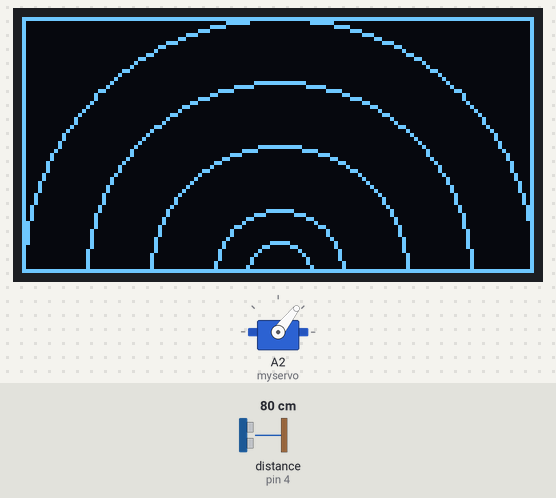
A sketch run on a simulated Arduino Uno, built with avr-gcc and run on an emulated ATmega328P. Shown: 128×64 one-colour display, servo. The test bench sets the inputs (shaded band); at power-on: distance to the obstacle (sensor on pin 4) 80 cm. The echo pulse lasts 58.3 µs per cm; what the sketch prints to the serial monitor is not drawn.

Above: at 3.2 s.
3.3 s: distance to the obstacle (sensor on pin 4) set to 11 cm
5.8 s: distance to the obstacle (sensor on pin 4) set to 8 cm
At 6.8 s:
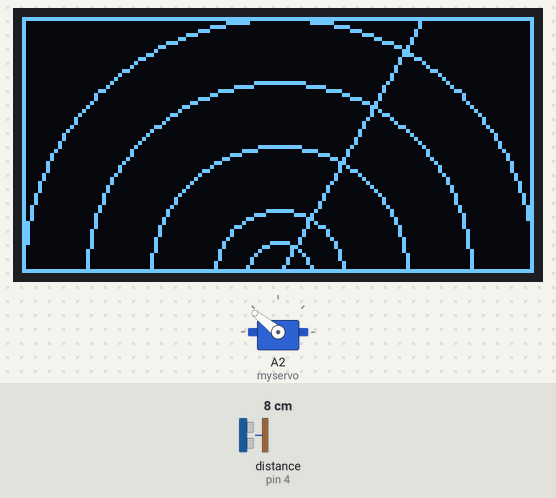
7.5 s: distance to the obstacle (sensor on pin 4) set to 18 cm
At 7.94 s:
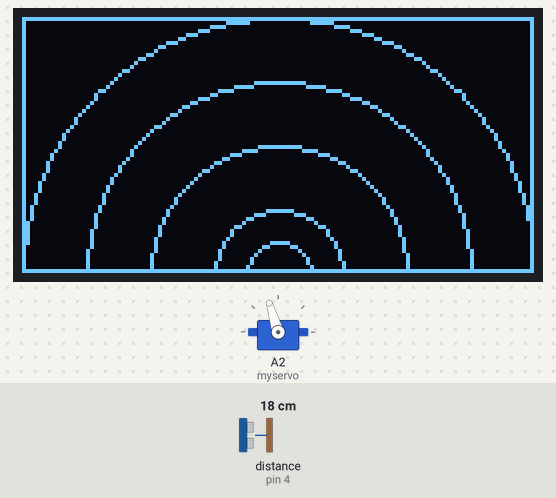
10.2 s: distance to the obstacle (sensor on pin 4) set to 2 cm
At 15.84 s:
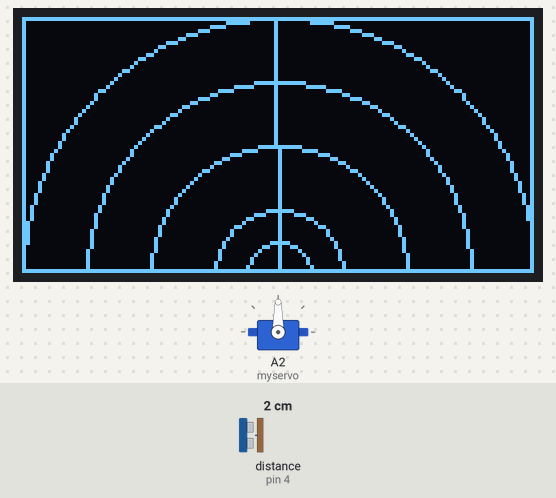
Timing chart, 0 to 24.9 s (numbered marks = the images above; inputs shaded):
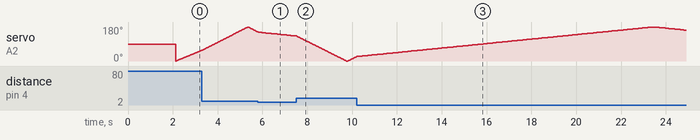

Measured:
- the behaviour switches between 10 and 9 cm on distance to the obstacle (sensor on pin 4) (found by bisection; images 0 and 1)
- after the input at 5.8 s, the display: first changes at once (image 1 shows a later state)
- after the input at 10.2 s, the display: first changes at once (image 3 shows a later state)
- by itself, servo on A2 (myservo): rises from 23° to 180° in 13.2 s, then falls to 164° in 1.4 s

The sketch:

arduinar.ino
```cpp
/*
 * Arduinar Targeting System
 *
 * learnelectronics
 * 27 MAR 2017
 *
 * www.youtube.com/c/learnelectronics
 * arduino0169@gmail.com
 */


//-----------------------------------------------------------------------------------------
//                                    LIBRARIES
//-----------------------------------------------------------------------------------------


#include <SPI.h>                                                          //serial lib for oled
#include <Wire.h>                                                         //I2C ??
#include <Adafruit_GFX.h>                                                 //grafix library for oled
#include <Adafruit_SH1106.h>                                              //oled driver
#include <Servo.h>                                                        //servo driver
#include <NewPing.h>                                                      //sonar driver


//-----------------------------------------------------------------------------------------
//                                    DEFINES
//-----------------------------------------------------------------------------------------
#define OLED_MOSI      9                                                  //oled Din digital pin 9
#define OLED_CLK      10                                                  //oled CLK digital pin 10
#define OLED_DC       11                                                  //oled DC digital pin 11
#define OLED_CS       12                                                  //oled CD digital pin 12
#define OLED_RESET    13                                                  //oled reset digital pin 13
#define TRIGGER_PIN    5                                                  //sonar trigger digital pin 5
#define ECHO_PIN       4                                                  //sonar echo digital pin 5
#define MAX_DISTANCE  200                                                 //sonar max distance in cm

//-----------------------------------------------------------------------------------------
//                                    LIBRARY CALLS
//-----------------------------------------------------------------------------------------
Adafruit_SH1106 display(OLED_MOSI, OLED_CLK, OLED_DC, OLED_RESET, OLED_CS); //set up oled soft spi
Servo myservo;                                                              //set up servo
NewPing sonar(TRIGGER_PIN, ECHO_PIN, MAX_DISTANCE);                         //set up sonar

//-----------------------------------------------------------------------------------------
//                                    VARIABLES
//-----------------------------------------------------------------------------------------
int pos = 0;                                                                //servo pos in degrees


//-----------------------------------------------------------------------------------------
//                                    SETUP
//-----------------------------------------------------------------------------------------
void setup()   {
  Serial.begin(9600);                                                       //serial comms


  display.begin(SH1106_SWITCHCAPVCC);                                       //oled start

  display.display();                                                        //splash screen stuff
  display.clearDisplay();
  display.setCursor(0,0);
  display.setTextSize(2);
  display.setTextColor(WHITE);
  display.println(" Arduinar");
  display.setTextSize(1);
  display.println("  SONAR Targeting &");
  display.println("  Tracking System");
  display.display();
  delay(2000);
  myservo.attach(A2);                                                       //attach servo to A2

}


//-----------------------------------------------------------------------------------------
//                                    MAIN LOOP
//-----------------------------------------------------------------------------------------
void loop() {

byte echo = 0;                                                            //variable to store echo cm
display.clearDisplay();                                                   //clear display


display.drawRect(0, 0, 128, 64, WHITE);                                   //draw screen layout
display.drawCircle(64, 64, 64, WHITE);
display.drawCircle(64, 64, 48, WHITE);
display.drawCircle(64, 64, 32, WHITE);
display.drawCircle(64, 64, 16, WHITE);
display.drawCircle(64, 64, 8, WHITE);

display.display();                                                        //show layout


  for (pos = 0; pos <= 180; pos += 1) {                                   //sweep right
    // in steps of 1 degree
    myservo.write(pos);                                                   //move servo to "pos" degrees
    echo = sonar.ping_cm();                                               //send & receive sonar
    Serial.println(echo);                                                 //print for debuging
    if(echo>0 && echo<10){                                                //if echo is in range
          int l =map(pos,0,180,0,128);                                    //map degrees to screen width
          display.drawLine(64, 64, l, 0, WHITE);                          //draw line from btm ctr to mapped point
          display.display();                                              //show line
          display.drawLine(64, 64, l, 0, BLACK);                          //clear line
          display.drawRect(0, 0, 128, 64, WHITE);                         //redraw screen layout
          display.drawCircle(64, 64, 64, WHITE);
          display.drawCircle(64, 64, 48, WHITE);
          display.drawCircle(64, 64, 32, WHITE);
          display.drawCircle(64, 64, 16, WHITE);
          display.drawCircle(64, 64, 8, WHITE);
          display.display();                                              //show redrawn layout
    }
        delay(15);                                                        //wait
  }
  for (pos = 180; pos >= 0; pos -= 1) {                                   //sweep left
    myservo.write(pos);
    echo = sonar.ping_cm();
    Serial.println(echo);
    if(echo>0 && echo<10){
          int l =map(pos,0,180,0,128);
          display.drawLine(64, 64, l, 0, WHITE);
          display.display();
          display.drawLine(64, 64, l, 0, BLACK);
          display.drawRect(0, 0, 128, 64, WHITE);
          display.drawCircle(64, 64, 64, WHITE);
          display.drawCircle(64, 64, 48, WHITE);
          display.drawCircle(64, 64, 32, WHITE);
          display.drawCircle(64, 64, 16, WHITE);
          display.drawCircle(64, 64, 8, WHITE);
          display.display();
    }
      delay(15);
  }

}
```
